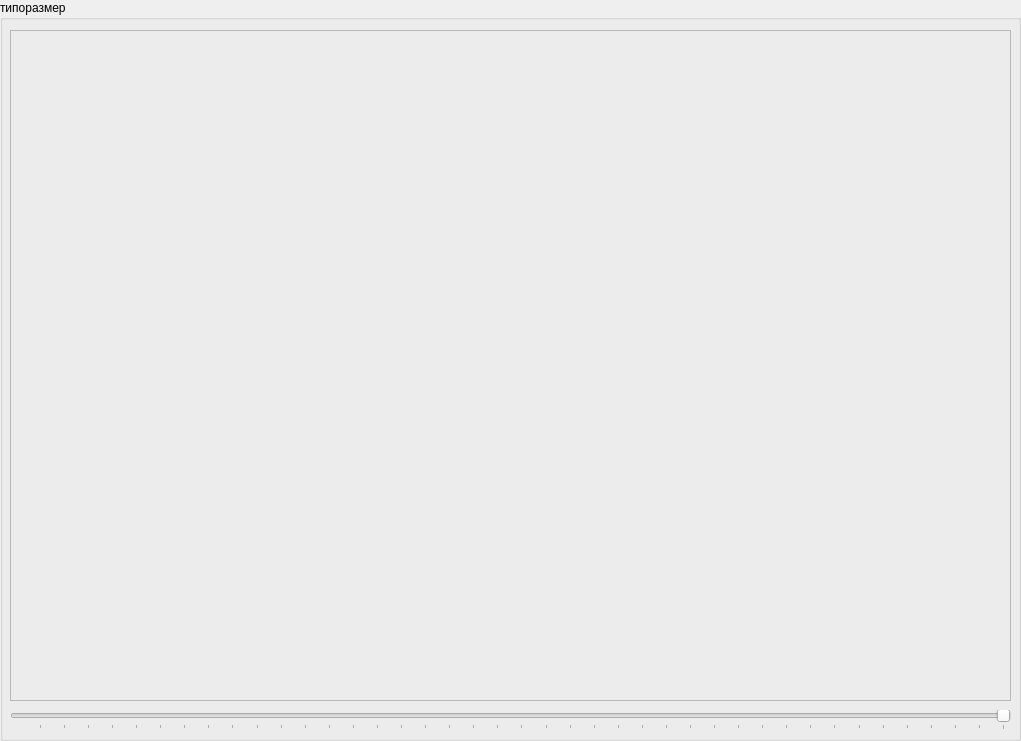
     <widget class="QGroupBox" name="groupTestFrame">
      <property name="geometry">
       <rect>
        <x>10</x>
        <y>10</y>
        <width>1021</width>
        <height>741</height>
       </rect>
      </property>
      <property name="title">
       <string>типоразмер</string>
      </property>
      <widget class="QSlider" name="sliderFlow">
       <property name="geometry">
        <rect>
         <x>10</x>
         <y>710</y>
         <width>1001</width>
         <height>20</height>
        </rect>
       </property>
       <property name="mouseTracking">
        <bool>false</bool>
       </property>
       <property name="statusTip">
        <string/>
       </property>
       <property name="maximum">
        <number>4095</number>
       </property>
       <property name="pageStep">
        <number>100</number>
       </property>
       <property name="value">
        <number>0</number>
       </property>
       <property name="orientation">
        <enum>Qt::Horizontal</enum>
       </property>
       <property name="invertedAppearance">
        <bool>true</bool>
       </property>
       <property name="invertedControls">
        <bool>true</bool>
       </property>
       <property name="tickPosition">
        <enum>QSlider::TicksBelow</enum>
       </property>
       <property name="tickInterval">
        <number>100</number>
       </property>
      </widget>
      <widget class="QFrame" name="frameGraphTest">
       <property name="geometry">
        <rect>
         <x>10</x>
         <y>30</y>
         <width>1001</width>
         <height>671</height>
        </rect>
       </property>
       <property name="frameShape">
        <enum>QFrame::StyledPanel</enum>
       </property>
       <property name="frameShadow">
        <enum>QFrame::Raised</enum>
       </property>
       <widget class="QWidget" name="gridLayoutWidget_4">
        <property name="geometry">
         <rect>
          <x>-1</x>
          <y>-1</y>
          <width>1001</width>
          <height>671</height>
         </rect>
        </property>
        <layout class="QGridLayout" name="gridGraphTest">
         <property name="sizeConstraint">
          <enum>QLayout::SetMaximumSize</enum>
         </property>
         <property name="leftMargin">
          <number>1</number>
         </property>
         <property name="topMargin">
          <number>1</number>
         </property>
         <property name="rightMargin">
          <number>1</number>
         </property>
         <property name="bottomMargin">
          <number>1</number>
         </property>
         <property name="spacing">
          <number>0</number>
         </property>
        </layout>
       </widget>
      </widget>
     </widget>
